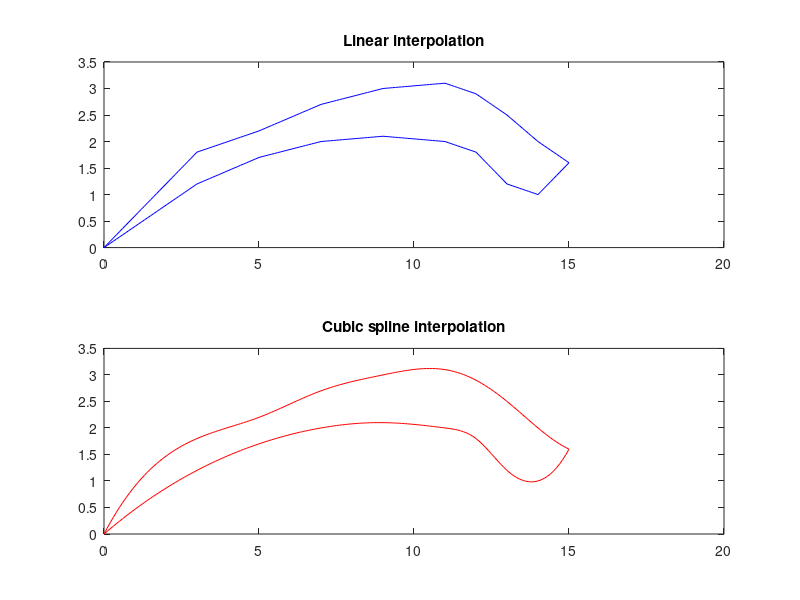

MATLAB code to generate this figure:
% Exp3.10, Page 65. Li Zhen, March 25th, 2014.

% Original data set
X = [0 3 5 7 9 11 12 13 14 15];
Y1 = [0 1.8 2.2 2.7 3.0 3.1 2.9 2.5 2.0 1.6];
Y2 = [0 1.2 1.7 2.0 2.1 2.0 1.8 1.2 1.0 1.6];

% Interpolate points
xi = 0:0.1:15;

% Linear interpolation
y1_L = interp1(X, Y1, xi);
y2_L = interp1(X, Y2, xi);

% Cubic spline interpolation
y1_S = spline(X, Y1, xi);
y2_S = spline(X, Y2, xi);

% Plot the graph of two interpolation methods
subplot(2, 1, 1);
plot(xi, y1_L, 'b', xi, y2_L, 'b');
title('Linear interpolation');

subplot(2, 1, 2);
plot(xi, y1_S, 'r', xi, y2_S, 'r');
title('Cubic spline interpolation');

% Trapezoidal integration of two interpolation methods
T_L = trapz(xi, y1_L - y2_L);
T_S = trapz(xi, y1_S - y2_S);

% Output the results
fprintf('Wing area of two interpolation methods:\n');
fprintf('    Linear:%f,    Spline:%f\n', T_L, T_S);

fprintf('\nInterpolation results:\nxi   y1_L   y2_L   y1_S   y2_S\n');
[xi' y1_L' y2_L' y1_S' y2_S']